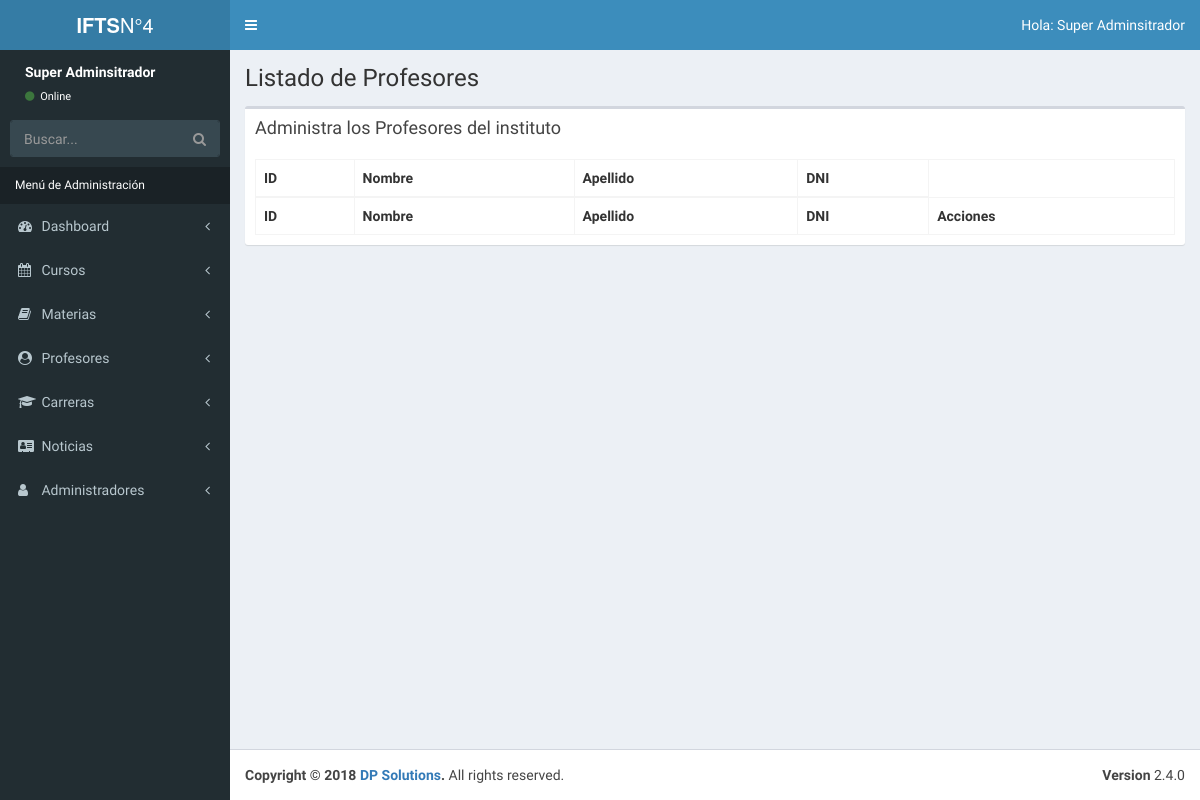
The page /admin/lista-profesores.php (signed in) on the database as committed earlier.
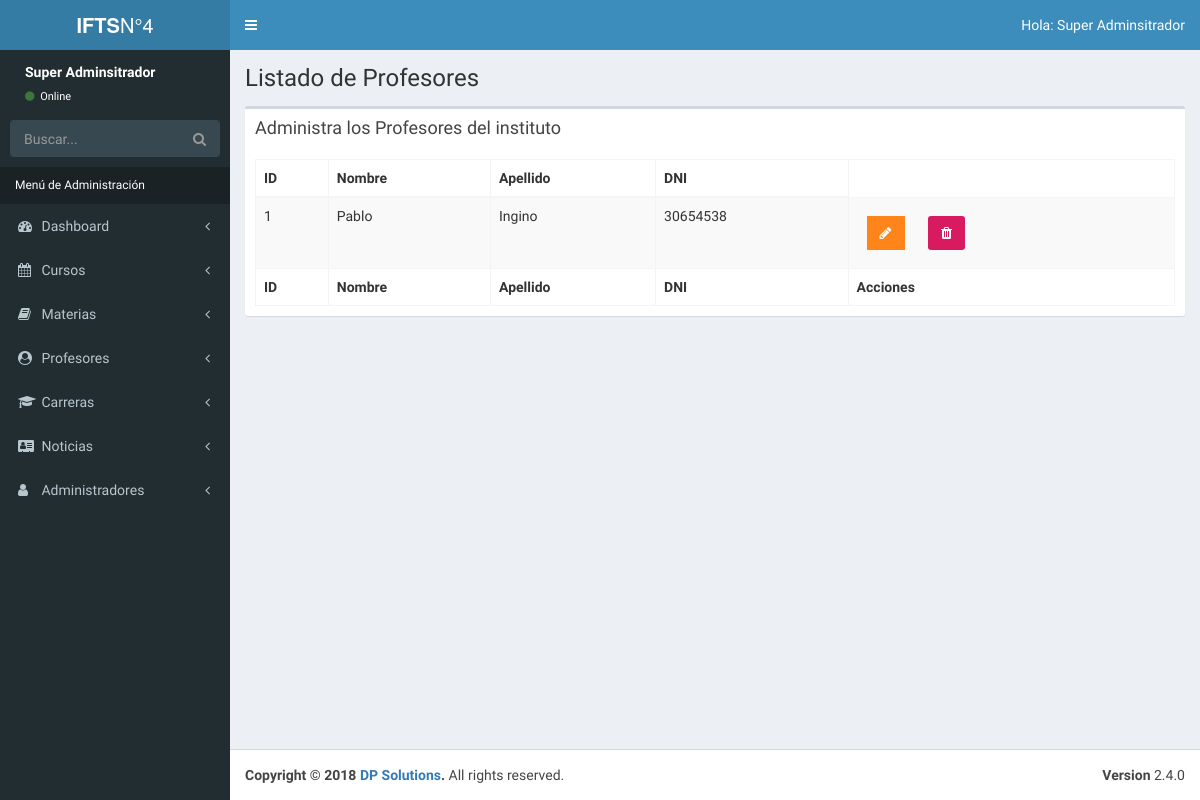
The same page on the database as committed later.
### tables this page shows
CREATE TABLE `profesores` (
  `idProfesor` int(11) NOT NULL,
  `nombreProfesor` varchar(50) NOT NULL,
  `apellidoProfesor` varchar(50) NOT NULL,
  `dniProfesor` int(11) DEFAULT NULL
);

### admin/lista-profesores.php (the view, shortened to what this page needs)
<?php
        include_once 'funciones/funciones.php';
        include_once 'templates/header.php';
        include_once 'templates/barra.php';
        include_once 'templates/navegacion.php';
?>
  <div class="content-wrapper">
    <section class="content-header">
          <h1>
            Listado de Profesores
          </h1>
    </section>
    <section class="content">
      <div class="row">
        <div class="col-xs-12">
          <div class="box">
            <div class="box-header">
              <h3 class="box-title">Administra los Profesores del instituto</h3>
            </div>
            <div class="box-body">
              <table id="registros" class="table table-bordered table-striped">
                <thead>
                <tr>
                  <th>ID</th>
                  <th>Nombre</th>
                  <th>Apellido</th>
                  <th>DNI</th>
                </tr>
                </thead>
                <tbody>
                        <?php
                            try {
                                $sql = "SELECT * FROM profesores";
                                $resultado = $conn->query($sql);
                            } catch (Exception $e) {
                                $error = $e->getMessage();
                                echo $error;
                            }
                            while($profesor = $resultado->fetch_assoc() ) { ?>
                                <tr>
                                    <td><?php echo $profesor['idProfesor'];?></td>
                                    <td><?php echo $profesor['nombreProfesor']; ?></td>
                                    <td><?php echo $profesor['apellidoProfesor']; ?></td>
                                    <td><?php echo $profesor['dniProfesor']; ?></td>
                                    <td>
                                        <a href="editar-profesor.php?id=<?php echo $profesor['idProfesor'] ?>" class="btn bg-orange btn-flat margin">
                                            <i class="fa fa-pencil"></i>
                                        </a>
                                        <a href="#" data-id="<?php echo $profesor['idProfesor'] ?>" data-tipo="profesor" class="btn bg-maroon bnt-flat margin borrar_registro">
                                            <i class="fa fa-trash"></i>
                                        </a>
                                    </td>
                                </tr>
                            <?php }  ?>
                </tbody>
                <tfoot>
                  <tr>
                    <th>ID</th>
                    <th>Nombre</th>
                    <th>Apellido</th>
                    <th>DNI</th>
                    <th>Acciones</th>
                </tr>
                </tfoot>
              </table>
            </div>
          </div>
        </div>
      </div>
    </section>
  </div>
  <?php
          include_once 'templates/footer.php';
  ?>

Rows that differ between the two databases and show on the page:
added profesores: idProfesor "1", nombreProfesor "Pablo", apellidoProfesor "Ingino", dniProfesor "30654538"
